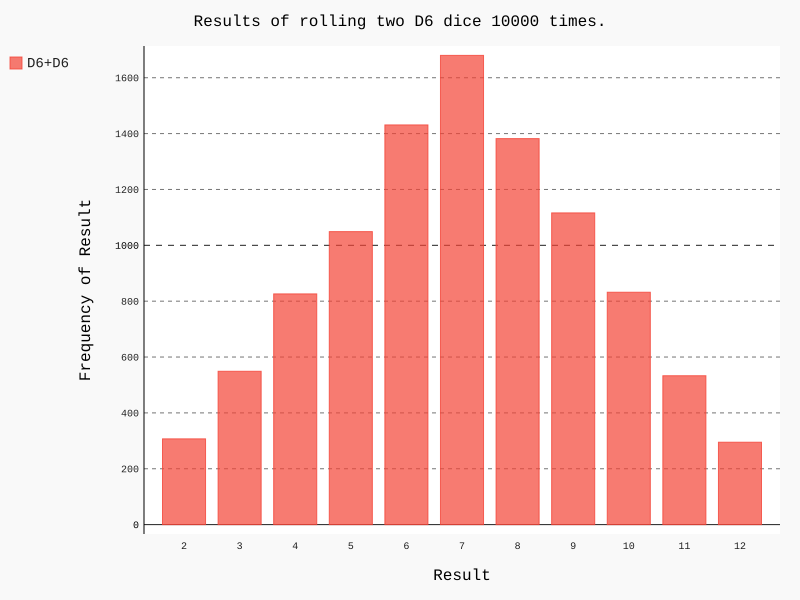

Here is the Python script that generated this plot:
# -*- coding:UTF-8-*-
import pygal
from die import Die

#创建两个D6骰子
die_1=Die()
die_2=Die()

#掷骰子多次，并将结果存储到一个列表中
results=[]
for roll_num in range(10000):
    result=die_1.roll()+die_2.roll()
    results.append(result)

#分析结果
frequencies=[]
max_result=die_1.num_sides+die_2.num_sides
for values in range(2,max_result+1):
    frequency=results.count(values)
    frequencies.append(frequency)

#可视化结果
hist=pygal.Bar()

hist.title="Results of rolling two D6 dice 10000 times."
hist.x_labels=['2','3','4','5','6','7','8','9','10','11','12']
hist.x_title="Result"
hist.y_title="Frequency of Result"

hist.add('D6+D6',frequencies)
hist.render_to_file('dice_visual.svg')
